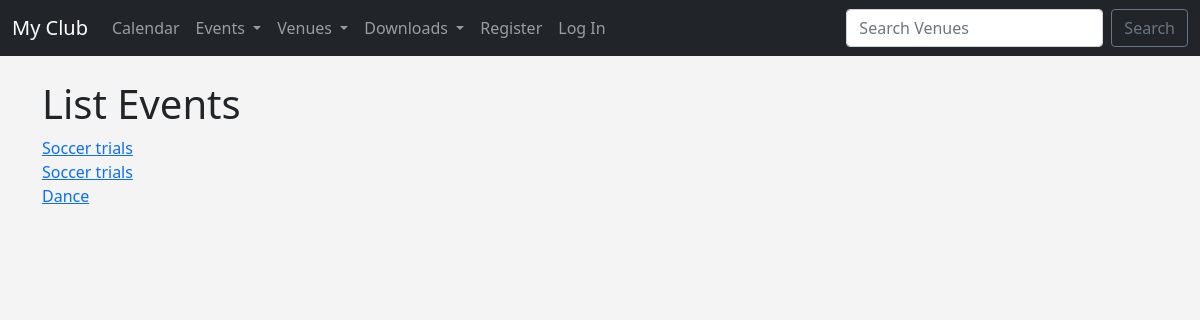
Screenshot of /venue_events/13 with the database file from the repository.
### Events/models.py (models this page shows, shortened)
class Event(models.Model):
	name = models.CharField('Event Name', max_length=120)
	event_date = models.DateTimeField('Event Date')
	venue = models.ForeignKey(Venue,blank=True,null=True,on_delete=models.CASCADE)
	manager =models.ForeignKey(User, blank=True,null=True,on_delete=models.SET_NULL)
	description =models.TextField(blank=True)
	attendees = models.ManyToManyField(MyClubUser,blank=True)
	approved = models.BooleanField('Approved', default = False)
	def __str__(self):
		return self.name

### Events/views.py (the view)
# urls.py: path('venue_events/<venue_id>',views.venue_events, name='venue_events'),
def venue_events(request, venue_id):
	venue = Venue.objects.get(id=venue_id)
	events = venue.event_set.all()
	if events:
		return render(request, 'events/venue_events.html', {'events': events})
	else:
		messages.success(request, ("This venue has no events at this time..."))
		return redirect('admin_approval')

### Events/templates/events/venue_events.html
 {% extends 'events/base.html' %}
{% block content %}
<h1>List Events</h1>
{% for event in events %}
	<a href="{% url 'show_event' event.id %}"> {{ event }}</a><br>
{% endfor %}
{% endblock%}

### Events/templates/events/base.html (style rules this page uses)
body { background: #f4f4f4; }

### rows the page displays
Event: name "Soccer trials"
Event: name "Soccer trials"
Event: name "Dance"
